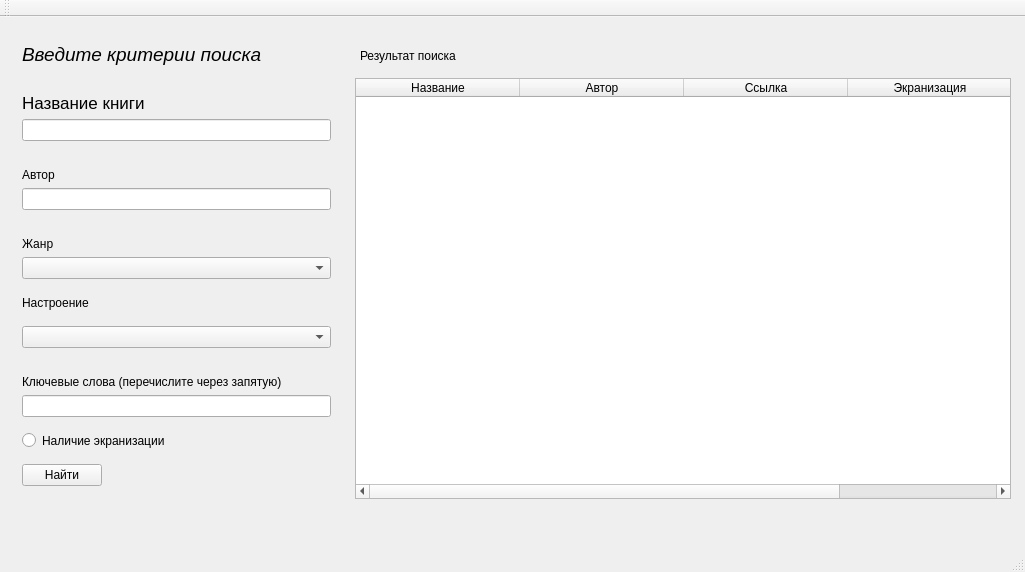
<?xml version="1.0" encoding="UTF-8"?>
<ui version="4.0">
 <class>MainWindow</class>
 <widget class="QMainWindow" name="MainWindow">
  <property name="geometry">
   <rect>
    <x>0</x>
    <y>0</y>
    <width>1025</width>
    <height>572</height>
   </rect>
  </property>
  <property name="windowTitle">
   <string>Найди книгу</string>
  </property>
  <widget class="QWidget" name="centralWidget">
   <widget class="QWidget" name="verticalLayoutWidget">
    <property name="geometry">
     <rect>
      <x>11</x>
      <y>9</y>
      <width>331</width>
      <height>471</height>
     </rect>
    </property>
    <layout class="QGridLayout" name="gridLayout">
     <item row="3" column="0">
      <widget class="QLabel" name="label_4">
       <property name="sizePolicy">
        <sizepolicy hsizetype="Preferred" vsizetype="Minimum">
         <horstretch>0</horstretch>
         <verstretch>0</verstretch>
        </sizepolicy>
       </property>
       <property name="text">
        <string>Автор</string>
       </property>
       <property name="alignment">
        <set>Qt::AlignBottom|Qt::AlignLeading|Qt::AlignLeft</set>
       </property>
      </widget>
     </item>
     <item row="10" column="0">
      <widget class="QLineEdit" name="keywordsLineEdit"/>
     </item>
     <item row="6" column="0">
      <widget class="QComboBox" name="genresComboBox"/>
     </item>
     <item row="9" column="0">
      <widget class="QLabel" name="label_3">
       <property name="sizePolicy">
        <sizepolicy hsizetype="Preferred" vsizetype="Minimum">
         <horstretch>0</horstretch>
         <verstretch>0</verstretch>
        </sizepolicy>
       </property>
       <property name="text">
        <string>Ключевые слова (перечислите через запятую)</string>
       </property>
       <property name="alignment">
        <set>Qt::AlignBottom|Qt::AlignLeading|Qt::AlignLeft</set>
       </property>
      </widget>
     </item>
     <item row="2" column="0">
      <widget class="QLineEdit" name="nameBooklineEdit">
       <property name="sizePolicy">
        <sizepolicy hsizetype="Expanding" vsizetype="Fixed">
         <horstretch>0</horstretch>
         <verstretch>0</verstretch>
        </sizepolicy>
       </property>
      </widget>
     </item>
     <item row="8" column="0">
      <widget class="QComboBox" name="moodsComboBox"/>
     </item>
     <item row="12" column="0">
      <widget class="QPushButton" name="pushButton">
       <property name="sizePolicy">
        <sizepolicy hsizetype="Fixed" vsizetype="Fixed">
         <horstretch>0</horstretch>
         <verstretch>0</verstretch>
        </sizepolicy>
       </property>
       <property name="font">
        <font>
         <family>Helvetica</family>
        </font>
       </property>
       <property name="text">
        <string>Найти</string>
       </property>
       <property name="iconSize">
        <size>
         <width>24</width>
         <height>24</height>
        </size>
       </property>
      </widget>
     </item>
     <item row="7" column="0">
      <widget class="QLabel" name="label_6">
       <property name="sizePolicy">
        <sizepolicy hsizetype="Preferred" vsizetype="Minimum">
         <horstretch>0</horstretch>
         <verstretch>0</verstretch>
        </sizepolicy>
       </property>
       <property name="text">
        <string>Настроение</string>
       </property>
      </widget>
     </item>
     <item row="1" column="0">
      <widget class="QLabel" name="label">
       <property name="sizePolicy">
        <sizepolicy hsizetype="Minimum" vsizetype="Minimum">
         <horstretch>0</horstretch>
         <verstretch>0</verstretch>
        </sizepolicy>
       </property>
       <property name="font">
        <font>
         <pointsize>13</pointsize>
        </font>
       </property>
       <property name="layoutDirection">
        <enum>Qt::LeftToRight</enum>
       </property>
       <property name="text">
        <string>Название книги</string>
       </property>
       <property name="alignment">
        <set>Qt::AlignBottom|Qt::AlignLeading|Qt::AlignLeft</set>
       </property>
      </widget>
     </item>
     <item row="5" column="0">
      <widget class="QLabel" name="label_2">
       <property name="sizePolicy">
        <sizepolicy hsizetype="Minimum" vsizetype="Minimum">
         <horstretch>0</horstretch>
         <verstretch>0</verstretch>
        </sizepolicy>
       </property>
       <property name="text">
        <string>Жанр</string>
       </property>
       <property name="alignment">
        <set>Qt::AlignBottom|Qt::AlignLeading|Qt::AlignLeft</set>
       </property>
      </widget>
     </item>
     <item row="4" column="0">
      <widget class="QLineEdit" name="authorlineEdit"/>
     </item>
     <item row="11" column="0">
      <widget class="QRadioButton" name="filmRadioButton">
       <property name="sizePolicy">
        <sizepolicy hsizetype="Minimum" vsizetype="Preferred">
         <horstretch>0</horstretch>
         <verstretch>0</verstretch>
        </sizepolicy>
       </property>
       <property name="text">
        <string>Наличие экранизации</string>
       </property>
      </widget>
     </item>
     <item row="0" column="0">
      <widget class="QLabel" name="label_7">
       <property name="sizePolicy">
        <sizepolicy hsizetype="Preferred" vsizetype="Minimum">
         <horstretch>0</horstretch>
         <verstretch>0</verstretch>
        </sizepolicy>
       </property>
       <property name="font">
        <font>
         <pointsize>14</pointsize>
         <italic>true</italic>
        </font>
       </property>
       <property name="text">
        <string>Введите критерии поиска</string>
       </property>
      </widget>
     </item>
    </layout>
   </widget>
   <widget class="QLabel" name="label_5">
    <property name="geometry">
     <rect>
      <x>360</x>
      <y>30</y>
      <width>300</width>
      <height>18</height>
     </rect>
    </property>
    <property name="text">
     <string>Результат поиска</string>
    </property>
   </widget>
   <widget class="QTableWidget" name="tableWidget">
    <property name="geometry">
     <rect>
      <x>355</x>
      <y>61</y>
      <width>656</width>
      <height>421</height>
     </rect>
    </property>
    <property name="rowCount">
     <number>0</number>
    </property>
    <property name="columnCount">
     <number>4</number>
    </property>
    <attribute name="horizontalHeaderVisible">
     <bool>true</bool>
    </attribute>
    <attribute name="horizontalHeaderCascadingSectionResizes">
     <bool>true</bool>
    </attribute>
    <attribute name="horizontalHeaderDefaultSectionSize">
     <number>164</number>
    </attribute>
    <column>
     <property name="text">
      <string>Название</string>
     </property>
    </column>
    <column>
     <property name="text">
      <string>Автор</string>
     </property>
    </column>
    <column>
     <property name="text">
      <string>Ссылка</string>
     </property>
    </column>
    <column>
     <property name="text">
      <string>Экранизация</string>
     </property>
    </column>
   </widget>
  </widget>
  <widget class="QMenuBar" name="menuBar">
   <property name="geometry">
    <rect>
     <x>0</x>
     <y>0</y>
     <width>1025</width>
     <height>22</height>
    </rect>
   </property>
  </widget>
  <widget class="QToolBar" name="mainToolBar">
   <attribute name="toolBarArea">
    <enum>TopToolBarArea</enum>
   </attribute>
   <attribute name="toolBarBreak">
    <bool>false</bool>
   </attribute>
  </widget>
  <widget class="QStatusBar" name="statusBar"/>
 </widget>
 <layoutdefault spacing="6" margin="11"/>
 <resources/>
 <connections/>
</ui>
